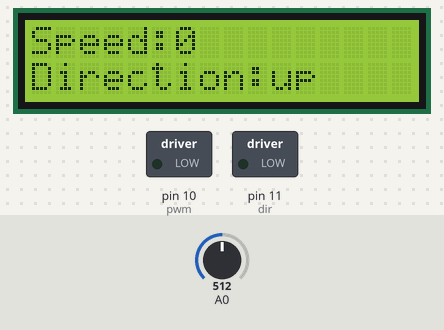
This sketch was run on a simulated Arduino Uno, built with avr-gcc and run on an emulated ATmega328P. Parts: 16×2 character LCD, switched loads named in the sketch (green lamp = pin HIGH). Dashed ring = blinking. Inputs (shaded band) come from the test bench; at power-on: A0 = 512.

Above: at 1.2 s.
1.3 s: A0 set to 487
At 1.41 s:
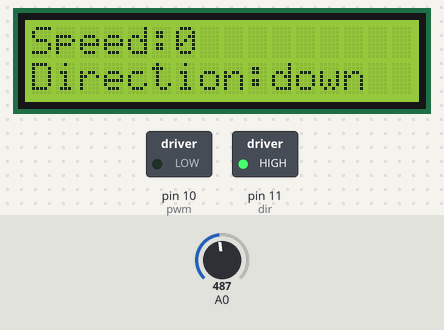
3.3 s: A0 set to 458
At 4.0 s:
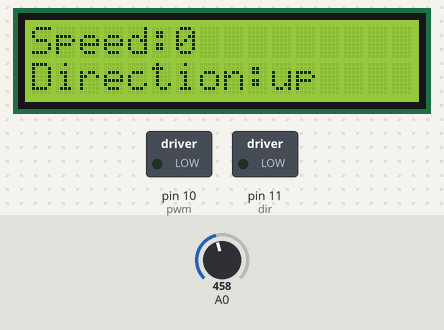
4.8 s: A0 set to 33
6.3 s: A0 set to 26
8.9 s: A0 set to 108
10.5 s: A0 set to 132
At 10.83 s:
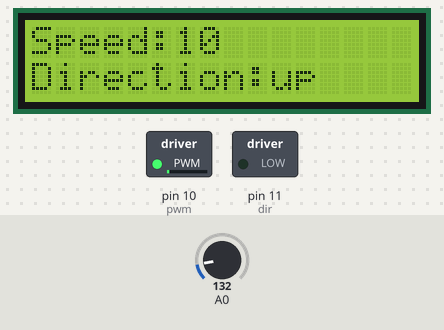
At 12.36 s:
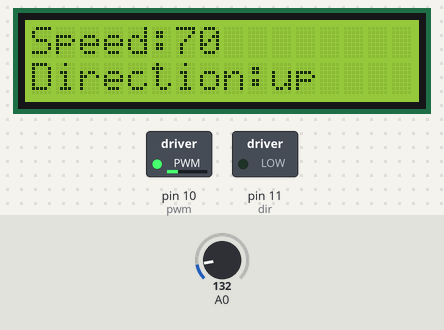
Timing chart, 0 to 17.3 s (numbered marks = the images above; inputs shaded):
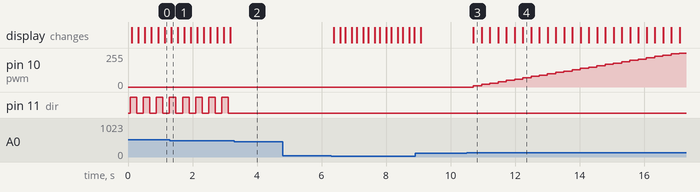

Measured:
- the behaviour switches between 471 and 470 on A0 (found by bisection; images 1 and 2)
- after the input at 3.3 s, pin 11 (dir): stops changing and stays LOW
- after the input at 4.8 s, every drawn part: stays the same
- after the input at 10.5 s, pin 10 (pwm): moves from 0/255 to 255/255 over 6.4 s, starting after 0.21 s; the display: changes after 0.21 s (image 3)
- by itself, pin 11 (dir): alternates HIGH for 0.20 s and LOW for 0.20 s

The sketch:

sit_stand_desk.ino
```cpp
/*
  PWM Motor Test
  pwm_motortest.ino
  Uses LCD Keypad module
  Modified from Cytron example code

  DroneBot Workshop 2019
  https://dronebotworkshop.com
*/
// Include libraries for LCD Display
#include <LiquidCrystal.h>
#include "libraries/LCD_Key/LCD_Key.cpp"

// Define keycodes
#define None     0
#define Select   1
#define Left     2
#define Up       3
#define Down     4
#define Right    5

// Pin for analog keypad
#define diy_pwm  A2
// PWM output pin
#define pwm      10
// Motor direction pin
#define dir      11

// Define LCD display connections
LiquidCrystal lcd(8, 9, 4, 5, 6, 7);
// Setup LCD Keypad object
LCD_Key keypad;

// Variable to represent PWM value
int pwm_value = 0;

int up = 0;
int down = 1;

// Variable to represent Keypad value
int localKey;

void setup(){
  // Setup LCD
  lcd.begin(16, 2);
  lcd.clear();

  // Set the PWM Frequency
  setPwmFrequency(pwm, 8);

  // Define Pins
  pinMode(pwm,OUTPUT);
  pinMode(dir,OUTPUT);
}

void loop()
{
  while(1)
  {
   // Scan keypad to determine which button was pressed
   localKey = keypad.getKey();

   // Toggle motor direction if LEFT button pressed
   if(localKey==Left){
     digitalWrite(dir,!digitalRead(dir));
     delay(50);}

   if(localKey == Right){
     pwm_value = 0;
     lcd.clear();
     delay(200);
   }

   // Increase motor speed if UP button pressed
   if(localKey==Up){
     pwm_value = pwm_value + 10;
     delay(100);
     lcd.clear();}

   // Decrease motor speed if DOWN button pressed
   else if(localKey==Down){
     pwm_value = pwm_value - 10;
     delay(100);
     lcd.clear();}

   // Ensure PWM value ranges from 0 to 255
   if(pwm_value > 255)
     pwm_value = 255;
   else if(pwm_value < 0)
     pwm_value = 0;

   // Send PWM to output pin
   analogWrite(pwm,pwm_value);

   // Display results on LCD
   lcd.setCursor(0,0);
   lcd.print("Speed:");
   lcd.print(pwm_value);
   lcd.setCursor(0,1);
   lcd.print("Direction:");
   // lcd.print(digitalRead(dir));
   if (digitalRead(dir) == up){
    lcd.print("up  ");
    delay(150);
   } else if ( digitalRead(dir) == down) {
    lcd.print("down");
    delay(150);
   }
  }
}

void setPwmFrequency(int pin, int divisor) {
  byte mode;
  if(pin == 5 || pin == 6 || pin == 9 || pin == 10) {
    switch(divisor) {
      case 1: mode = 0x01; break;
      case 8: mode = 0x02; break;
      case 64: mode = 0x03; break;
      case 256: mode = 0x04; break;
      case 1024: mode = 0x05; break;
      default: return;
    }
    if(pin == 5 || pin == 6) {
      TCCR0B = TCCR0B & 0b11111000 | mode;
    } else {
      TCCR1B = TCCR1B & 0b11111000 | mode;
    }
  } else if(pin == 3 || pin == 11) {
    switch(divisor) {
      case 1: mode = 0x01; break;
      case 8: mode = 0x02; break;
      case 32: mode = 0x03; break;
      case 64: mode = 0x04; break;
      case 128: mode = 0x05; break;
      case 256: mode = 0x06; break;
      case 1024: mode = 0x07; break;
      default: return;
    }
    TCCR2B = TCCR2B & 0b11111000 | mode;
  }
}
```
